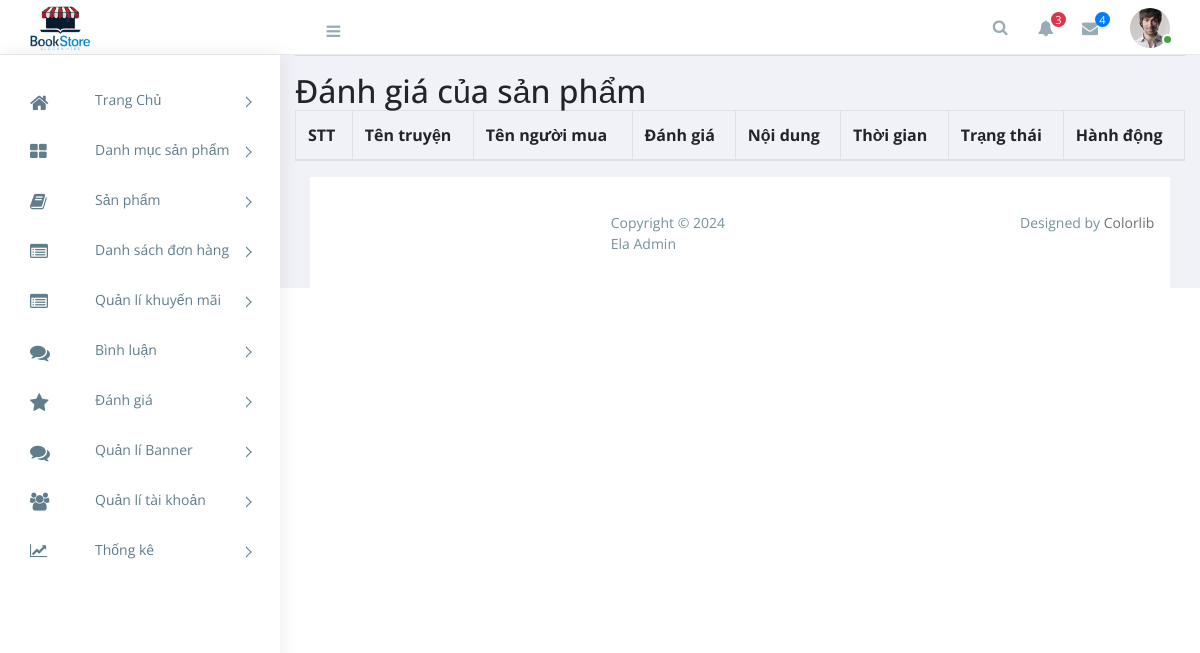
/admin/index.php?act=danh-gia, run on an earlier commit of the app's database.
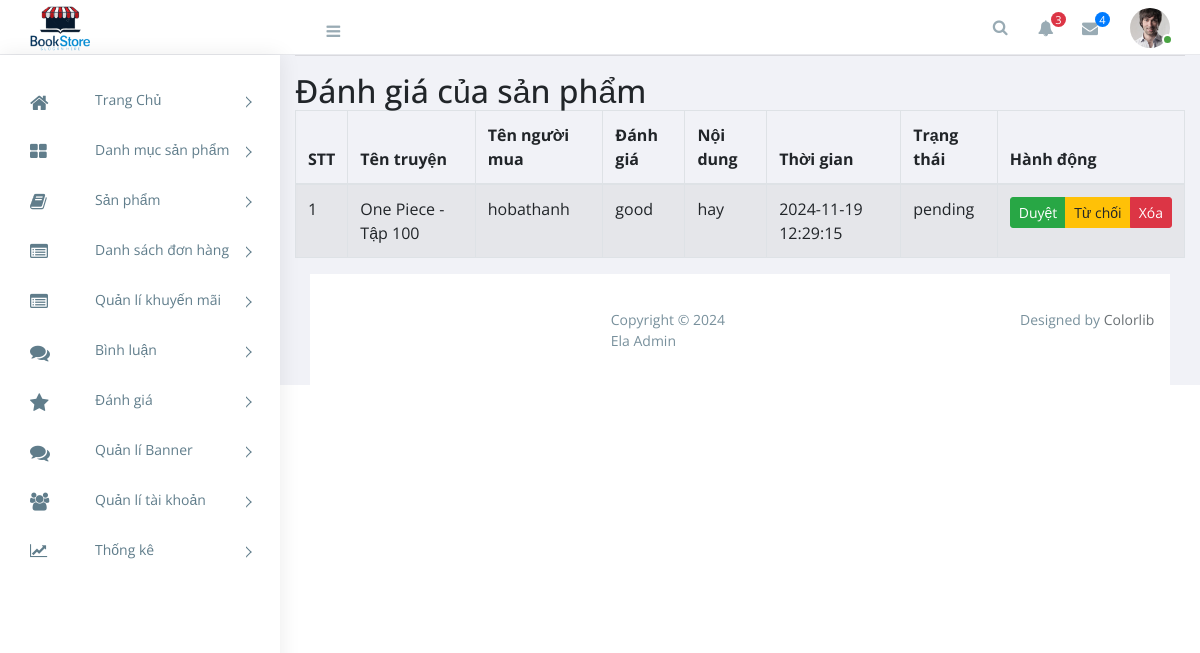
And on a later commit of the database.
### tables this page shows
CREATE TABLE `reviews` (
  `id` int NOT NULL,
  `comic_id` int NOT NULL,
  `user_id` int NOT NULL,
  `rating` enum('very_bad','bad','average','good','excellent') NOT NULL,
  `review_text` text NOT NULL,
  `created_at` timestamp NULL DEFAULT CURRENT_TIMESTAMP,
  `status` enum('pending','approved','rejected') DEFAULT 'pending'
);

CREATE TABLE `comics` (
  `id` int NOT NULL,
  `title` varchar(255) NOT NULL,
  `author_id` int DEFAULT NULL,
  `category_id` int DEFAULT NULL,
  `description` text,
  `publication_date` date DEFAULT NULL,
  `price` decimal(10,2) DEFAULT NULL,
  `original_price` decimal(10,2) NOT NULL DEFAULT '0.00',
  `stock_quantity` int DEFAULT NULL,
  `image` varchar(255) DEFAULT NULL,
  `created_at` timestamp NULL DEFAULT CURRENT_TIMESTAMP,
  `updated_at` timestamp NULL DEFAULT CURRENT_TIMESTAMP ON UPDATE CURRENT_TIMESTAMP
);

CREATE TABLE `users` (
  `id` int NOT NULL,
  `name` varchar(255) NOT NULL,
  `email` varchar(255) NOT NULL,
  `password` varchar(255) NOT NULL,
  `phone` varchar(15) NOT NULL,
  `avatar` varchar(255) NOT NULL,
  `role` enum('user','admin') DEFAULT 'user',
  `created_at` timestamp NULL DEFAULT CURRENT_TIMESTAMP,
  `updated_at` timestamp NULL DEFAULT CURRENT_TIMESTAMP ON UPDATE CURRENT_TIMESTAMP
);

### admin/controllers/BinhluanController.php (called while the page is built, shortened)
<?php
class AdminBinhluanController
{
   public $modelbinhluan;
   public function __construct(){
      $this->modelbinhluan = new AdminBinhluan();
   }
    public function listDanhgia(){
        $danhgias=$this->modelbinhluan->getalldanhgia();
        require './views/binhluan/listdanhgia.php';
    }
}

### commons/core.php (called while the page is built, shortened)
<?php
function connectDB() {
    $host = DB_HOST;
    $port = DB_PORT;
    $dbname = DB_NAME;
    try {
        $conn = new PDO("mysql:host=$host;port=$port;dbname=$dbname", DB_USERNAME, DB_PASSWORD);
        $conn->setAttribute(PDO::ATTR_ERRMODE, PDO::ERRMODE_EXCEPTION);
        $conn->setAttribute(PDO::ATTR_DEFAULT_FETCH_MODE, PDO::FETCH_ASSOC);
        return $conn;
    } catch (PDOException $e) {
        echo ("Connection failed: " . $e->getMessage());
    }
}
?>

### admin/models/AdminBinhluan.php (called while the page is built, shortened)
<?php
class AdminBinhluan{
    public $conn;
    public function __construct()
    {
        $this->conn=connectDB();
    }
    public function getalldanhgia(){
        try{
            $sql = "SELECT reviews.*, users.name, comics.title
                        FROM reviews
                        INNER JOIN users ON reviews.user_id = users.id
                        INNER JOIN comics ON reviews.comic_id = comics.id
                        "
                        ;
                $stmt = $this->conn->prepare($sql);
                $stmt->execute();
                return $stmt->fetchAll();
            } catch (Exception $e) {
                echo 'Lỗi: ' . $e->getMessage();
            }
        }
    }

### admin/views/binhluan/listdanhgia.php (the view)
<div class="col-12">
    <hr>
    <h2>Đánh giá của sản phẩm</h2>
    <div class="">
        <table id="example1" class="table table-bordered table-striped">
            <thead>
                <tr>
                    <th>STT</th>
                    <th>Tên truyện</th>
                    <th>Tên người mua</th>
                    <th>Đánh giá</th>
                    <th>Nội dung</th>
                    <th>Thời gian</th>
                    <th>Trạng thái</th>
                    <th>Hành động</th>
                </tr>
            </thead>
            <tbody>
                <?php foreach ($danhgias as $key => $danhgia) : ?>
                    <tr>
                        <td><?= $key + 1 ?></td>
                        <td>
                            <a>
                                <?= $danhgia['title'] ?>
                            </a>
                        </td>
                        <td><?= $danhgia['name'] ?></td>
                        <td><?= $danhgia['rating'] ?></td>
                        <td><?= $danhgia['review_text'] ?></td>
                        <td><?= $danhgia['created_at'] ?></td>
                        <td><?= $danhgia['status'] ?></td>
                        <td>
                            <div class="btn-group">
                                <a href="<?= BASE_URL_ADMIN . '?act=approve-danhgia&id=' .$danhgia['id']?>" class="btn btn-success btn-sm">Duyệt</a>
                                <a href="<?= BASE_URL_ADMIN . '?act=reject-danhgia&id=' .$danhgia['id']?>" class="btn btn-warning btn-sm">Từ chối</a>
                                <a href="<?= BASE_URL_ADMIN . '?act=delete-danhgia&id=' .$danhgia['id']?>" class="btn btn-danger btn-sm" onclick="return confirm('Bạn có chắc muốn xóa đánh giá này?');">Xóa</a>
                            </div>
                        </td>
                    </tr>
                <?php endforeach ?>
            </tbody>
        </table>
    </div>
</div>

What changed in the data, as far as the page shows it:
added reviews: comic.title "One Piece - Tập 100", user.name "hobathanh", rating "good", review_text "hay", created_at "2024-11-19 12:29:15", status "pending"
